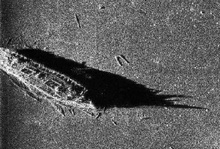
%> input picture sonar_original.jpg, 220 x 149 px, shrunk from 330 x 224 before the run
$ octave main.m   (GNU Octave 9; MATLAB toolbox functions it lacks are replaced by stand-ins)
%> lines starting %> are read from the running program, lines starting %| are printed output that depends on the picture; in (x1, y1, x2, y2) boxes, pixels count from 0 and x2, y2 are one past the last pixel; in counts of white or black regions, pixels touching at a corner belong together; the program's own positions count from 1
### Read_Image.m
function Original_Image = Read_Image(Address)
%> called with Address = 'sonar_original.jpg'
Original_Image = imread(Address);
%> Original_Image is the input picture: size 149x220x3 uint8; min 0, max 255, mean 93

### Gray_Image.m
function [Img_gray] = Gray_Image(Original_Image)
Img_gray = rgb2gray(Original_Image);

### Denoise.m
function Img_Denoise = Denoise(Img_gray)
%Denoise: DCT (Discrete Cosine Transform)
%medfilt2, Lee, Kuan, Frost, wavelets
[m, n] = size(Img_gray);
%> m = 149; n = 220
Img_Denoise = dct2(Img_gray);  %Discrete Cosine Transform : Noise --> High Frequency --> Low Amplitude
I = zeros(m, n);
I(1:m/3, 1:n/3) = 1; %Keep Low Frequency Denoise High Frequency
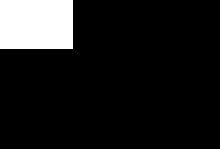
%> I: size 149x220 double; values 0 (black) and 1 (white), 10.9% white; 1 white region, box (x1, y1, x2, y2) and area: (0, 0, 73, 49) 3577
Ydct = Img_Denoise .* I;  %Denoise
Img_Denoise = uint8(idct2(Ydct)); %Inverse Discrete Cosine Transform
%> Img_Denoise: size 149x220 uint8

### Edge_Detection.m
function Img_Edge = Edge_Detection(Img_Denoise)
%Edge Detection: Roberts Operator
%Operators: roberts, sobel, log, canny, prewitt
Img_Edge = edge(Img_Denoise, 'roberts');  %G[i,j] = |f[i , j] - f[ i+1, j+1]| + |f[i+1, j] - f[i, j+1]|
%> Img_Edge: size 149x220 logical; 2.8% white in thin lines or dots, all inside (x1, y1, x2, y2) = (0, 5, 187, 117)

### Remove_Shadow_Boundary.m
function Removing_Shadow_Boundaries = Remove_Shadow_Boundary(Img_Edge, Img_Denoise)
%Removing Shadow Boundaries
[m, n] = size(Img_Edge);
Extend_four = ones(m, n+16);
Extend_four_2 = ones(m, n+16);
for i = 1:m
    for j = 1:7
        Extend_four(i, j) = 150;
        Extend_four_2(i,j) = 150;
    end
end
%> Extend_four: size 149x236 double; values 1 (black) and 150 (white), 3% white; 1 white region, box (x1, y1, x2, y2) and area: (0, 0, 7, 149) 1043
for i = 1:m
    for j = n+8:n+16
        Extend_four(i, j) = 150;
        Extend_four_2(i, j) = 150;
    end
end
%> Extend_four: size 149x236 double; values 1 (black) and 150 (white), 6.8% white; 2 white regions, box (x1, y1, x2, y2) and area: (227, 0, 236, 149) 1341, (0, 0, 7, 149) 1043
for i = 1:m
    for j = 1:n
        Extend_four(i, j+7) = Img_Denoise(i, j);
        Extend_four_2(i, j+7) = Img_Edge(i, j);
    end
end
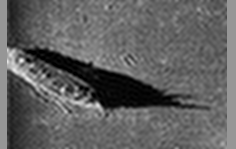
%> Extend_four: size 149x236 double; min 0, max 242, mean 96.9
jiegou = Extend_four_2;
jie2gou = Extend_four_2;
for i = 1:m
    for j = 8:n+8
        if Extend_four_2(i, j) == 1
         jiegou(i,j)=floor((Extend_four(i,j-7)+Extend_four(i,j-6)+Extend_four(i,j-5)+...
             Extend_four(i,j-4)+Extend_four(i,j-3)+Extend_four(i,j-2)+Extend_four(i,j-1))/9);
         jie2gou(i,j)=floor((Extend_four(i,j+7)+Extend_four(i,j+6)+Extend_four(i,j+5)+...
             Extend_four(i,j+4)+Extend_four(i,j+3)+Extend_four(i,j+2)+Extend_four(i,j+1))/7);
        end
    end
end
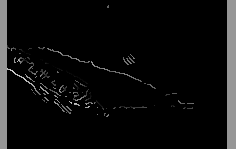
%> jie2gou: size 149x236 double; min 0, max 206, mean 12.6
%> jiegou: size 149x236 double; min 0, max 155, mean 12.1
jiegou = uint8(jiegou);
%> jiegou: size 149x236 uint8
jie2gou = uint8(jie2gou);
%> jie2gou: size 149x236 uint8
% figure(5)
% imshow(jiegou), title('jiegou')
jiegou1 = jiegou;
for i = 1:m
    for j = 1:n+8
        if jiegou(i, j) <= 80 && jie2gou(i, j) > 50 && jie2gou(i, j) < 150
            jiegou1(i, j) = 0;
        end
    end
end
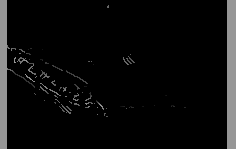
%> jiegou1: size 149x236 uint8; min 0, max 155, mean 11.7
% figure(6)
% imshow(jiegou1), title('jiegou1')

Removing_Shadow_Boundaries = jiegou1(: ,8:n+7);
t = graythresh(Removing_Shadow_Boundaries);
%> t = 0.188
Removing_Shadow_Boundaries = im2bw(Removing_Shadow_Boundaries, t);
%> Removing_Shadow_Boundaries: size 149x220 logical; 1.6% white in thin lines or dots, all inside (x1, y1, x2, y2) = (0, 5, 128, 117)

### Localization_Ship.m
function [Localization, yuzhi1, yuzhi2, lyuzhi1, lyuzhi2] = Localization_Ship(Removing_Shadow_Boundaries)
% Localization Ship
%Find Line Location
[m, n]=size(Removing_Shadow_Boundaries);
A = [];
for i = 1:m
    for j = 1:n
        num_white = sum(Removing_Shadow_Boundaries(i, :));
        A(i) = num_white;
    end
end
A = A./sum(A);
x_axis = 1:1:m;
y_axis = A;
% figure(1)
% bar(x_axis, y_axis)
B = medfilt1(A,10);
B = medfilt1(B,10);
y_axis2 = B;
% figure(2)
% bar(x_axis, y_axis2)
Hzy1=zeros(1,m+4);
Hzy1(3:m+2)=y_axis2;
hzyx(1:m+4)=1:1:m+4;
% figure(3)
% bar(hzyx, Hzy1)
Hzy2=Hzy1;
tt=0;
for i=3:m+2
    Hzy2(i)=(Hzy1(i-2)+Hzy1(i-1)+Hzy1(i)+Hzy1(i+1)+Hzy1(i+2))/5;
    if Hzy2(i)>tt
        tt=Hzy2(i);
        tt1=i;
    end
end
% figure(4)
% bar(hzyx, Hzy2)
tt2=10;
tt3=10;
for i=3:m+2
    if Hzy2(i)<=tt2  && i<tt1
        tt2=Hzy2(i);
        yuzhi1=i;
    end
    if Hzy2(i)<tt3  && i>tt1
        tt3=Hzy2(i);
        yuzhi2=i;
    end
end

%  Find Column Location
[m, n]=size(Removing_Shadow_Boundaries);
A = [];
for i = 1:n
    for j = 1:m
        num_white = sum(Removing_Shadow_Boundaries(:, i));
    end
        A(i) = num_white;
end
A = A./sum(A);
% x_axis = 1:1:n;
% y_axis = A;
% bar(x_axis, y_axis)
B = medfilt1(A,10);
B = medfilt1(B,10);
B = medfilt1(B,10);
B = medfilt1(B,10);
y_axis2 = B;
% figure(2)
% bar(x_axis, y_axis2)
Hzy1=zeros(1,n+4);
Hzy1(3:n+2)=y_axis2;
hzyx(1:n+4)=1:1:n+4;
% figure(3)
% bar(hzyx, Hzy1)
Hzy2=Hzy1;
tt=0;
for i=3:m+2
    Hzy2(i)=(Hzy1(i-2)+Hzy1(i-1)+Hzy1(i)+Hzy1(i+1)+Hzy1(i+2))/5;
    if Hzy2(i)>tt
        tt=Hzy2(i);
        tt1=i;
    end
end
% figure(4)
% bar(hzyx, Hzy2)
tt2=10;
tt3=10;
for i=3:m+2
    if Hzy2(i)<=tt2  && i<tt1
        tt2=Hzy2(i);
        lyuzhi1=i;
    end
    if Hzy2(i)<tt3  && i>tt1
        tt3=Hzy2(i);
        lyuzhi2=i;
    end
end

%Localization Ship
Localization=Removing_Shadow_Boundaries(yuzhi1:yuzhi2, lyuzhi1:lyuzhi2);

### Remove_the_margin_of_Ship.m
function [Dilate_New_Img, jg_recreate] = Remove_the_margin_of_Ship (Localization)
%Removing the margin of Ship
[m1, n1] = size(Localization);
white_pixel = 1;
first_location = [];
last_location = [];
jg = Localization;
jg_new = uint8(Localization);

%Find the first and Last White Pixel and Save the Index
for i = 1:m1
    for j = 1:n1
        if jg(i, j) == 0
            random_pixel = randi(224)+1;
            jg_new(i, j) = random_pixel;
        end
        pixel_line = uint8(jg_new(i, :));
        [white_pixel ,index_first] = unique (pixel_line);  %Find the First White Pixel Using unique()
        [white_pixel, index_last]  = unique (pixel_line, 'legacy'); %Find the Last White Pixel using unique( ***,'legacy' )
        first_location(i) = index_first(1);
        last_location(i)  = index_last(1);
    end
end

first_coordinate = [];
last_coordinate = [];
line = 1:1:m1;
first_coordinate = [line', first_location'];  %Save the First Index
last_coordinate  = [line',  last_location'];  %Save the Last Index

%Margin of Ship
jg_recreate = jg;
for i = 1:m1
    for j = 1:n1
        if jg_recreate(i, j) ~= 0
            jg_recreate(i, j) = 0;
        end
        jg_recreate(first_coordinate(i, 1), first_coordinate(i, 2)) = 1;  %Highlight the First Side (Left) White Margin
        jg_recreate(last_coordinate(i, 1),  last_coordinate(i, 2)) = 1;  %Highlight the Last Side (Right) White Margin
    end
end

%Removing Margin of Ship ------> Change the Cycle 8 pixels into Black (0)
Dilate_New_Img = jg;
for i = 1:m1
    Dilate_New_Img(first_coordinate(i, 1), first_coordinate(i, 2)) = 0;
    Dilate_New_Img(first_coordinate(i, 1)+1, first_coordinate(i, 2)) = 0;
    Dilate_New_Img(first_coordinate(i, 1), first_coordinate(i, 2)+1) = 0;
    Dilate_New_Img(first_coordinate(i, 1)+1, first_coordinate(i, 2)+1) = 0;

    Dilate_New_Img(last_coordinate(i, 1),  last_coordinate(i, 2))  = 0;
    Dilate_New_Img(last_coordinate(i, 1)+1,  last_coordinate(i, 2))  = 0;
    Dilate_New_Img(last_coordinate(i, 1),  last_coordinate(i, 2)+1)  = 0;
    Dilate_New_Img(last_coordinate(i, 1)+1,  last_coordinate(i, 2)+1)  = 0;

    if i > 1
        Dilate_New_Img(first_coordinate(i, 1)-1, first_coordinate(i, 2)) = 0;
        Dilate_New_Img(last_coordinate(i, 1)-1,  last_coordinate(i, 2))  = 0;

        if first_coordinate(i, 2) > 1
            Dilate_New_Img(first_coordinate(i, 1), first_coordinate(i, 2)-1) = 0;
            Dilate_New_Img(first_coordinate(i, 1)-1, first_coordinate(i, 2)-1) = 0;
        end

        if last_coordinate(i, 2) > 1
            Dilate_New_Img(last_coordinate(i, 1),  last_coordinate(i, 2)-1)  = 0;
            Dilate_New_Img(last_coordinate(i, 1)-1,  last_coordinate(i, 2)-1)  = 0;
        end
    end
end

### Dilate_Image.m
function Img_Dilate = Dilate_Image(Dilate_New_Img)
%Dilate "Removing Boundaries" Image ------>Morphological
tool = strel('disk',3);
Img_Dilate = imdilate(Dilate_New_Img, tool);

### Cover_Denoise_Image.m
function Expanded_Image = Cover_Denoise_Image(Img_Dilate, Img_Denoise, Removing_Shadow_Boundaries)
%Cover Denoise Original Image
[Localization, yuzhi1, yuzhi2, lyuzhi1, lyuzhi2] = Localization_Ship(Removing_Shadow_Boundaries);
Expanding_Image = Img_Dilate;  %Expanding Image ------> Smaller Image
Expanded_Image = Img_Denoise;  %Expanded Image ------> Bigger Image
[height, width] = size(Expanded_Image);

for line_Expanded_Image = 1:height
    for column_Expanded_Image = 1:width
        for line_Image_Expanding = (yuzhi1+line_Expanded_Image): yuzhi2
            for column_Image_Expanding = (lyuzhi1+column_Expanded_Image): lyuzhi2
                if Expanding_Image(line_Expanded_Image, column_Expanded_Image) == 1
                    Expanded_Image(yuzhi1+line_Expanded_Image, lyuzhi1+column_Expanded_Image) = 255;
                end
            end
        end
    end
end

### main.m
clc
clear all

%Read the Original Image
Original_Image = Read_Image('sonar_original.jpg');

%Gray the Image
Img_gray = Gray_Image(Original_Image);

%Denoise the Image
Img_Denoise = Denoise(Img_gray);

%Edge the Image
Img_Edge = Edge_Detection(Img_Denoise);

%Removing  Shadow Boundaries
Removing_Shadow_Boundaries = Remove_Shadow_Boundary(Img_Edge, Img_Denoise);

%Locate the Ship Body
[Localization, yuzhi1, yuzhi2, lyuzhi1, lyuzhi2] = Localization_Ship(Removing_Shadow_Boundaries);
%> after the loop in Localization_Ship, `for i = 1:m`: A = 149 values, max 17 at index 62, min 0 at index 1, mean 3.5
%> in Localization_Ship, `A = A./sum(A);`: A = 149 values, max 0.0326 at index 62, min 0 at index 1, mean 0.00671
%> in Localization_Ship, `y_axis = A;`: y_axis has the same summary as A
%> in Localization_Ship, `B = medfilt1(A,10);`: B = 149 values, max 0.023 at index 60, min 0 at index 1, mean 0.00641
%> in Localization_Ship, `B = medfilt1(B,10);`: B = 149 values, max 0.0201 at index 61, min 0 at index 1, mean 0.00634
%> in Localization_Ship, `y_axis2 = B;`: y_axis2 has the same summary as B
%> in Localization_Ship, `Hzy2=Hzy1;`: Hzy2 = 153 values, max 0.0201 at index 63, min 0 at index 1, mean 0.00617
%> the loop in Localization_Ship, `for i=3:m+2` made 149 passes
%> tt on passes 44 to 55: 9.58e-05, 0.000383, 0.000862, 0.00144, 0.0022, 0.00316, 0.00402, 0.00469, 0.00527, 0.00565, 0.00575, 0.00594
%> after the loop in Localization_Ship, `for i=3:m+2`: Hzy2 = 153 values, max 0.0201 at index 65, min 0 at index 1, mean 0.00617; tt = 0.0201; tt1 = 65
%> after the loop in Localization_Ship, `for i=3:m+2`: tt3 = 0; yuzhi2 = 124
%> after the loop in Localization_Ship, `for i = 1:n`: A = 220 values, max 11 at index 23, min 0 at index 31, mean 2.37
%> in Localization_Ship, `A = A./sum(A);`: A = 220 values, max 0.0211 at index 23, min 0 at index 31, mean 0.00455
%> in Localization_Ship, `B = medfilt1(A,10);`: B = 220 values, max 0.0153 at index 68, min 0 at index 104, mean 0.0045
%> in Localization_Ship, `B = medfilt1(B,10);`: B = 220 values, max 0.0125 at index 62, min 0 at index 105, mean 0.00448
%> in Localization_Ship, `B = medfilt1(B,10);`: B = 220 values, max 0.0125 at index 63, min 0 at index 106, mean 0.00449
%> in Localization_Ship, `B = medfilt1(B,10);`: B = 220 values, max 0.0125 at index 64, min 0 at index 107, mean 0.00449
%> in Localization_Ship, `y_axis2 = B;`: y_axis2 has the same summary as B
%> in Localization_Ship, `Hzy2=Hzy1;`: Hzy2 = 224 values, max 0.0125 at index 66, min 0 at index 1, mean 0.00441
%> the loop in Localization_Ship, `for i=3:m+2` made 149 passes
%> tt on passes 1 to 12: 0.000838, 0.00168, 0.00271, 0.00378, 0.00469, 0.00529, 0.0056, 0.00575, 0.00594, 0.00644, 0.00733, 0.00843
%> after the loop in Localization_Ship, `for i=3:m+2`: Hzy2 = 224 values, max 0.0125 at index 68, min 0 at index 1, mean 0.00441; tt = 0.0125; tt1 = 68
%> the loop in Localization_Ship, `for i=3:m+2` made 149 passes
%> after the loop in Localization_Ship, `for i=3:m+2`: lyuzhi2 = 111
%> in Localization_Ship, `Localization=Removing_Shadow_Boundaries(yuzhi1:yuzhi2, lyuzhi1:lyuzhi2);`: Localization: size 80x109 logical; 5.4% white in thin lines or dots, all inside (x1, y1, x2, y2) = (0, 4, 99, 73)
%> yuzhi1 = 45; yuzhi2 = 124; lyuzhi1 = 3; lyuzhi2 = 111

%Remove the margin of Ship
[Dilate_New_Img, jg_recreate] = Remove_the_margin_of_Ship (Localization);
%> after the loop in Remove_the_margin_of_Ship, `for i = 1:m1`:
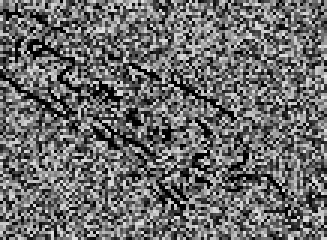
%> jg_new: size 80x109 uint8 (shown 3 times larger); min 1, max 225, mean 107.5
%> after the loop in Remove_the_margin_of_Ship, `for i = 1:m1`: first_location = 80 values, max 106 at index 12, min 1 at index 5, mean 32.65; last_location = 80 values, max 106 at index 12, min 2 at index 4, mean 63.38; random_pixel = 209
%> in Remove_the_margin_of_Ship, `first_coordinate = [line', first_location'];`: first_coordinate = 80 rows, first 12: [1 21; 2 93; 3 39; 4 2; 5 1; 6 3; 7 3; 8 14; 9 16; 10 11; 11 21; 12 106]
%> in Remove_the_margin_of_Ship, `last_coordinate  = [line',  last_location'];`: last_coordinate = 80 rows, first 12: [1 94; 2 93; 3 76; 4 2; 5 7; 6 13; 7 14; 8 16; 9 16; 10 21; 11 22; 12 106]
%> after the loop in Remove_the_margin_of_Ship, `for i = 1:m1`:
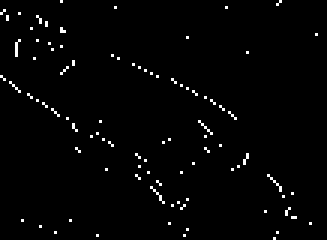
%> jg_recreate: size 80x109 logical (shown 3 times larger); 1.7% white in thin lines or dots
%> after the loop in Remove_the_margin_of_Ship, `for i = 1:m1`: Dilate_New_Img: size 81x109 logical; 2.3% white in thin lines or dots, all inside (x1, y1, x2, y2) = (3, 4, 89, 67)

%Dilate the Image
Img_Dilate = Dilate_Image(Dilate_New_Img);
%> in Dilate_Image, `Img_Dilate = imdilate(Dilate_New_Img, tool);`:
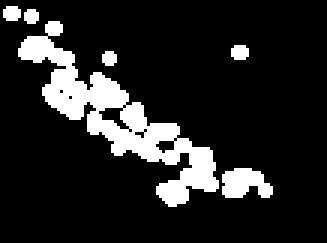
%> Img_Dilate: size 81x109 logical (shown 3 times larger); 14.1% white; 6 white regions, box (x1, y1, x2, y2) and area: (6, 7, 73, 69) 1027, (74, 56, 91, 66) 125, (1, 2, 7, 7) 26, (77, 15, 83, 20) 26, (8, 3, 13, 8) 21, (34, 17, 39, 22) 21

%Cover the Denoise Image With Dilation Image
Expanded_Image = Cover_Denoise_Image(Img_Dilate, Img_Denoise, Removing_Shadow_Boundaries);
%> the loop in Localization_Ship (call 2), `for i=3:m+2` made 149 passes
%> the loop in Localization_Ship (call 2), `for i=3:m+2` made 149 passes
%> the loop in Localization_Ship (call 2), `for i=3:m+2` made 149 passes
%> (the run ends here)
